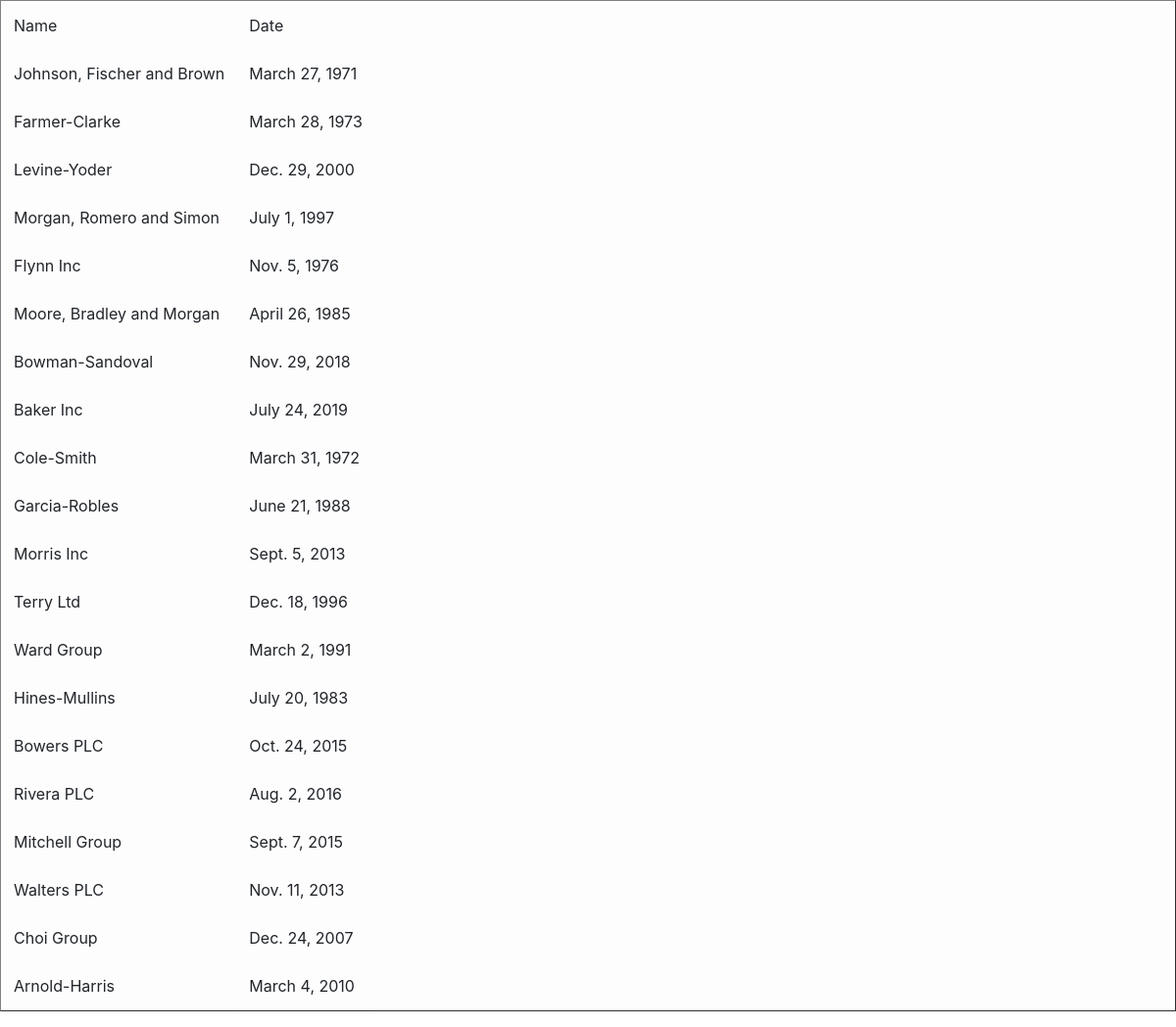
The page / on the database its author committed.
### firstApp/models.py (models this page shows, shortened)
class AccessRecord(models.Model):
    name = models.ForeignKey(WebPage,on_delete=models.CASCADE)
    date = models.DateField()

class WebPage(models.Model):
    topic = models.ForeignKey(Topic,on_delete=models.CASCADE)
    name = models.CharField(max_length=264,unique=True)
    url = models.URLField(unique=True)
    def __str__(self):
        return self.name

### firstApp/views.py (the view)
# urls.py: path('',views.index,name='index'),
def index(request):
	access_records = AccessRecord.objects.all()
	profile = {"access_records":access_records}
	return render(request,'index.html',context=profile)

### templates/index.html (shortened to what this page needs)
<!DOCTYPE html>
<html lang="en">
<head>
<link rel="stylesheet" href="https://cdnjs.cloudflare.com/ajax/libs/twitter-bootstrap/4.5.3/css/bootstrap.min.css">
<link rel="stylesheet" href="https://cdnjs.cloudflare.com/ajax/libs/font-awesome/5.15.1/css/all.min.css">
</head>
<body>
    {% if access_records %}
     <table class="table table-light centre table-responsive" cellspacing="1" cellpadding="1" border="1" >
       <tbody>
         <tr>
           <td>Name</td>
           <td>Date</td>
         </tr>
         {% for record in access_records %}
         <tr>
            <td>{{record.name}}</td>
            <td>{{record.date}}</td>
         </tr>
         {% endfor %}
       </tbody>
     </table>
     {% endif %}
</body>
</html>

### rows shown on the page
AccessRecord: name "Johnson, Fischer and Brown", date "March 27, 1971"
AccessRecord: name "Farmer-Clarke", date "March 28, 1973"
AccessRecord: name "Levine-Yoder", date "Dec. 29, 2000"
AccessRecord: name "Morgan, Romero and Simon", date "July 1, 1997"
AccessRecord: name "Flynn Inc", date "Nov. 5, 1976"
AccessRecord: name "Moore, Bradley and Morgan", date "April 26, 1985"
AccessRecord: name "Bowman-Sandoval", date "Nov. 29, 2018"
AccessRecord: name "Baker Inc", date "July 24, 2019"
AccessRecord: name "Cole-Smith", date "March 31, 1972"
AccessRecord: name "Garcia-Robles", date "June 21, 1988"
AccessRecord: name "Morris Inc", date "Sept. 5, 2013"
AccessRecord: name "Terry Ltd", date "Dec. 18, 1996"
AccessRecord: name "Ward Group", date "March 2, 1991"
AccessRecord: name "Hines-Mullins", date "July 20, 1983"
AccessRecord: name "Bowers PLC", date "Oct. 24, 2015"
AccessRecord: name "Rivera PLC", date "Aug. 2, 2016"
AccessRecord: name "Mitchell Group", date "Sept. 7, 2015"
AccessRecord: name "Walters PLC", date "Nov. 11, 2013"
AccessRecord: name "Choi Group", date "Dec. 24, 2007"
AccessRecord: name "Arnold-Harris", date "March 4, 2010"
